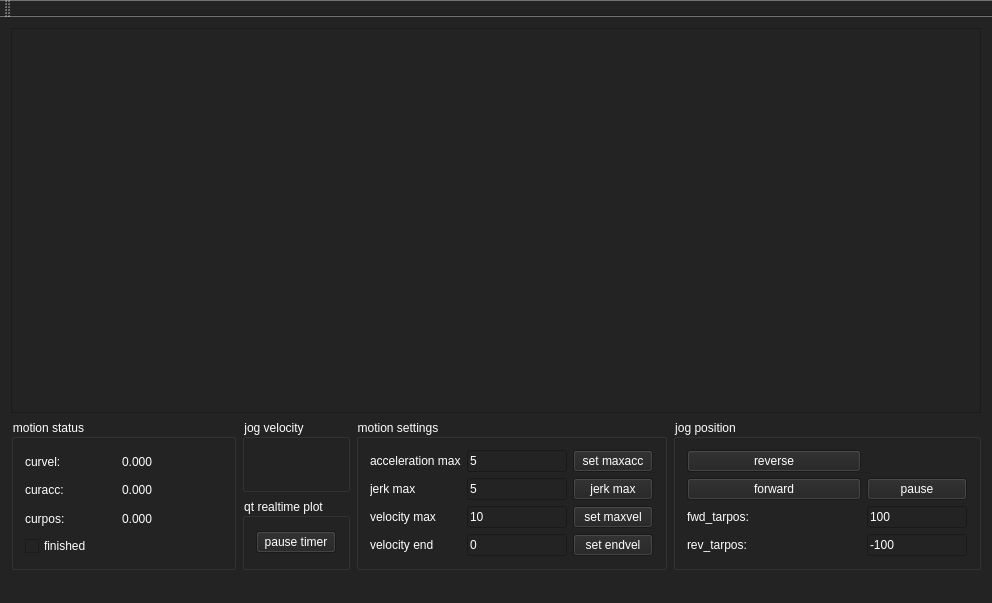
<?xml version="1.0" encoding="UTF-8"?>
<ui version="4.0">
 <class>MainWindow</class>
 <widget class="QMainWindow" name="MainWindow">
  <property name="geometry">
   <rect>
    <x>0</x>
    <y>0</y>
    <width>992</width>
    <height>603</height>
   </rect>
  </property>
  <property name="windowTitle">
   <string>scurve jog plot</string>
  </property>
  <property name="styleSheet">
   <string notr="true">background-color: rgb(35, 35, 35);
color: rgb(255, 255, 255);
</string>
  </property>
  <widget class="QWidget" name="centralWidget">
   <layout class="QGridLayout" name="gridLayout_12">
    <item row="0" column="0">
     <widget class="QFrame" name="frame">
      <property name="sizePolicy">
       <sizepolicy hsizetype="Expanding" vsizetype="Expanding">
        <horstretch>0</horstretch>
        <verstretch>0</verstretch>
       </sizepolicy>
      </property>
      <property name="minimumSize">
       <size>
        <width>0</width>
        <height>150</height>
       </size>
      </property>
      <property name="frameShape">
       <enum>QFrame::StyledPanel</enum>
      </property>
      <property name="frameShadow">
       <enum>QFrame::Raised</enum>
      </property>
      <layout class="QGridLayout" name="gridLayout_3">
       <item row="0" column="0">
        <layout class="QGridLayout" name="gridLayout"/>
       </item>
      </layout>
     </widget>
    </item>
    <item row="1" column="0">
     <layout class="QGridLayout" name="gridLayout_11">
      <item row="0" column="0" rowspan="2">
       <widget class="QGroupBox" name="groupBox_4">
        <property name="minimumSize">
         <size>
          <width>225</width>
          <height>0</height>
         </size>
        </property>
        <property name="title">
         <string>motion status</string>
        </property>
        <layout class="QGridLayout" name="gridLayout_10">
         <item row="0" column="0">
          <layout class="QGridLayout" name="gridLayout_2">
           <item row="0" column="2">
            <widget class="QLabel" name="label">
             <property name="text">
              <string>curvel:</string>
             </property>
            </widget>
           </item>
           <item row="0" column="3">
            <widget class="QLabel" name="label_curvel">
             <property name="minimumSize">
              <size>
               <width>100</width>
               <height>0</height>
              </size>
             </property>
             <property name="text">
              <string>0.000</string>
             </property>
            </widget>
           </item>
           <item row="2" column="3">
            <widget class="QLabel" name="label_curpos">
             <property name="text">
              <string>0.000</string>
             </property>
            </widget>
           </item>
           <item row="1" column="2">
            <widget class="QLabel" name="label_3">
             <property name="text">
              <string>curacc:</string>
             </property>
            </widget>
           </item>
           <item row="1" column="3">
            <widget class="QLabel" name="label_curacc">
             <property name="text">
              <string>0.000</string>
             </property>
            </widget>
           </item>
           <item row="2" column="2">
            <widget class="QLabel" name="label_2">
             <property name="text">
              <string>curpos:</string>
             </property>
            </widget>
           </item>
           <item row="3" column="2" colspan="2">
            <widget class="QCheckBox" name="checkBox_finished">
             <property name="text">
              <string>finished</string>
             </property>
            </widget>
           </item>
          </layout>
         </item>
        </layout>
       </widget>
      </item>
      <item row="0" column="1">
       <widget class="QGroupBox" name="groupBox">
        <property name="title">
         <string>jog velocity</string>
        </property>
        <layout class="QGridLayout" name="gridLayout_9">
         <item row="0" column="0">
          <layout class="QGridLayout" name="gridLayout_5"/>
         </item>
        </layout>
       </widget>
      </item>
      <item row="0" column="2" rowspan="2">
       <widget class="QGroupBox" name="groupBox_3">
        <property name="title">
         <string>motion settings</string>
        </property>
        <layout class="QGridLayout" name="gridLayout_7">
         <item row="0" column="0">
          <layout class="QGridLayout" name="gridLayout_6">
           <item row="0" column="1">
            <widget class="QLineEdit" name="lineEdit_maxacc">
             <property name="sizePolicy">
              <sizepolicy hsizetype="Expanding" vsizetype="Fixed">
               <horstretch>0</horstretch>
               <verstretch>0</verstretch>
              </sizepolicy>
             </property>
             <property name="minimumSize">
              <size>
               <width>100</width>
               <height>0</height>
              </size>
             </property>
             <property name="maximumSize">
              <size>
               <width>100</width>
               <height>16777215</height>
              </size>
             </property>
             <property name="text">
              <string>5</string>
             </property>
            </widget>
           </item>
           <item row="3" column="1">
            <widget class="QLineEdit" name="lineEdit_endvel">
             <property name="maximumSize">
              <size>
               <width>100</width>
               <height>16777215</height>
              </size>
             </property>
             <property name="text">
              <string>0</string>
             </property>
            </widget>
           </item>
           <item row="1" column="0">
            <widget class="QLabel" name="label_9">
             <property name="text">
              <string>jerk max</string>
             </property>
            </widget>
           </item>
           <item row="1" column="2">
            <widget class="QPushButton" name="pushButton_set_jermax">
             <property name="text">
              <string>jerk max</string>
             </property>
            </widget>
           </item>
           <item row="3" column="2">
            <widget class="QPushButton" name="pushButton_set_endvel">
             <property name="text">
              <string>set endvel</string>
             </property>
            </widget>
           </item>
           <item row="3" column="0">
            <widget class="QLabel" name="label_6">
             <property name="text">
              <string>velocity end</string>
             </property>
            </widget>
           </item>
           <item row="0" column="0">
            <widget class="QLabel" name="label_8">
             <property name="sizePolicy">
              <sizepolicy hsizetype="Preferred" vsizetype="Minimum">
               <horstretch>0</horstretch>
               <verstretch>0</verstretch>
              </sizepolicy>
             </property>
             <property name="text">
              <string>acceleration max</string>
             </property>
            </widget>
           </item>
           <item row="1" column="1">
            <widget class="QLineEdit" name="lineEdit_jermax">
             <property name="maximumSize">
              <size>
               <width>100</width>
               <height>16777215</height>
              </size>
             </property>
             <property name="text">
              <string>5</string>
             </property>
            </widget>
           </item>
           <item row="0" column="2">
            <widget class="QPushButton" name="pushButton_set_maxacc">
             <property name="sizePolicy">
              <sizepolicy hsizetype="Minimum" vsizetype="Minimum">
               <horstretch>0</horstretch>
               <verstretch>0</verstretch>
              </sizepolicy>
             </property>
             <property name="text">
              <string>set maxacc</string>
             </property>
            </widget>
           </item>
           <item row="2" column="2">
            <widget class="QPushButton" name="pushButton_set_maxvel">
             <property name="text">
              <string>set maxvel</string>
             </property>
            </widget>
           </item>
           <item row="2" column="1">
            <widget class="QLineEdit" name="lineEdit_maxvel">
             <property name="maximumSize">
              <size>
               <width>100</width>
               <height>16777215</height>
              </size>
             </property>
             <property name="text">
              <string>10</string>
             </property>
            </widget>
           </item>
           <item row="2" column="0">
            <widget class="QLabel" name="label_7">
             <property name="text">
              <string>velocity max</string>
             </property>
            </widget>
           </item>
          </layout>
         </item>
        </layout>
       </widget>
      </item>
      <item row="0" column="3" rowspan="2">
       <widget class="QGroupBox" name="groupBox_2">
        <property name="title">
         <string>jog position</string>
        </property>
        <layout class="QGridLayout" name="gridLayout_8">
         <item row="0" column="0">
          <layout class="QGridLayout" name="gridLayout_4">
           <item row="3" column="1" rowspan="2">
            <widget class="QLineEdit" name="lineEdit_fwd_tarpos">
             <property name="sizePolicy">
              <sizepolicy hsizetype="Preferred" vsizetype="Preferred">
               <horstretch>0</horstretch>
               <verstretch>0</verstretch>
              </sizepolicy>
             </property>
             <property name="minimumSize">
              <size>
               <width>100</width>
               <height>0</height>
              </size>
             </property>
             <property name="maximumSize">
              <size>
               <width>100</width>
               <height>16777215</height>
              </size>
             </property>
             <property name="text">
              <string>100</string>
             </property>
            </widget>
           </item>
           <item row="0" column="0">
            <widget class="QPushButton" name="pushButton_jog_pos_rev">
             <property name="text">
              <string>reverse</string>
             </property>
            </widget>
           </item>
           <item row="5" column="1">
            <widget class="QLineEdit" name="lineEdit_rev_tarpos">
             <property name="sizePolicy">
              <sizepolicy hsizetype="Expanding" vsizetype="Preferred">
               <horstretch>0</horstretch>
               <verstretch>0</verstretch>
              </sizepolicy>
             </property>
             <property name="minimumSize">
              <size>
               <width>100</width>
               <height>0</height>
              </size>
             </property>
             <property name="maximumSize">
              <size>
               <width>100</width>
               <height>16777215</height>
              </size>
             </property>
             <property name="text">
              <string>-100</string>
             </property>
            </widget>
           </item>
           <item row="5" column="0">
            <widget class="QLabel" name="label_4">
             <property name="text">
              <string>rev_tarpos:</string>
             </property>
            </widget>
           </item>
           <item row="1" column="0">
            <widget class="QPushButton" name="pushButton_jog_pos_fwd">
             <property name="text">
              <string>forward</string>
             </property>
            </widget>
           </item>
           <item row="3" column="0" rowspan="2">
            <widget class="QLabel" name="label_5">
             <property name="text">
              <string>fwd_tarpos:</string>
             </property>
            </widget>
           </item>
           <item row="1" column="1">
            <widget class="QPushButton" name="pushButton_jog_pause">
             <property name="text">
              <string>pause</string>
             </property>
            </widget>
           </item>
          </layout>
         </item>
        </layout>
       </widget>
      </item>
      <item row="1" column="1">
       <widget class="QGroupBox" name="groupBox_5">
        <property name="minimumSize">
         <size>
          <width>0</width>
          <height>0</height>
         </size>
        </property>
        <property name="title">
         <string>qt realtime plot</string>
        </property>
        <layout class="QGridLayout" name="gridLayout_13">
         <item row="0" column="0">
          <widget class="QPushButton" name="pushButton_pause">
           <property name="text">
            <string>pause timer</string>
           </property>
          </widget>
         </item>
        </layout>
       </widget>
      </item>
     </layout>
    </item>
   </layout>
  </widget>
  <widget class="QMenuBar" name="menuBar">
   <property name="geometry">
    <rect>
     <x>0</x>
     <y>0</y>
     <width>992</width>
     <height>19</height>
    </rect>
   </property>
  </widget>
  <widget class="QToolBar" name="mainToolBar">
   <attribute name="toolBarArea">
    <enum>TopToolBarArea</enum>
   </attribute>
   <attribute name="toolBarBreak">
    <bool>false</bool>
   </attribute>
  </widget>
  <widget class="QStatusBar" name="statusBar"/>
 </widget>
 <layoutdefault spacing="6" margin="11"/>
 <resources/>
 <connections/>
</ui>
